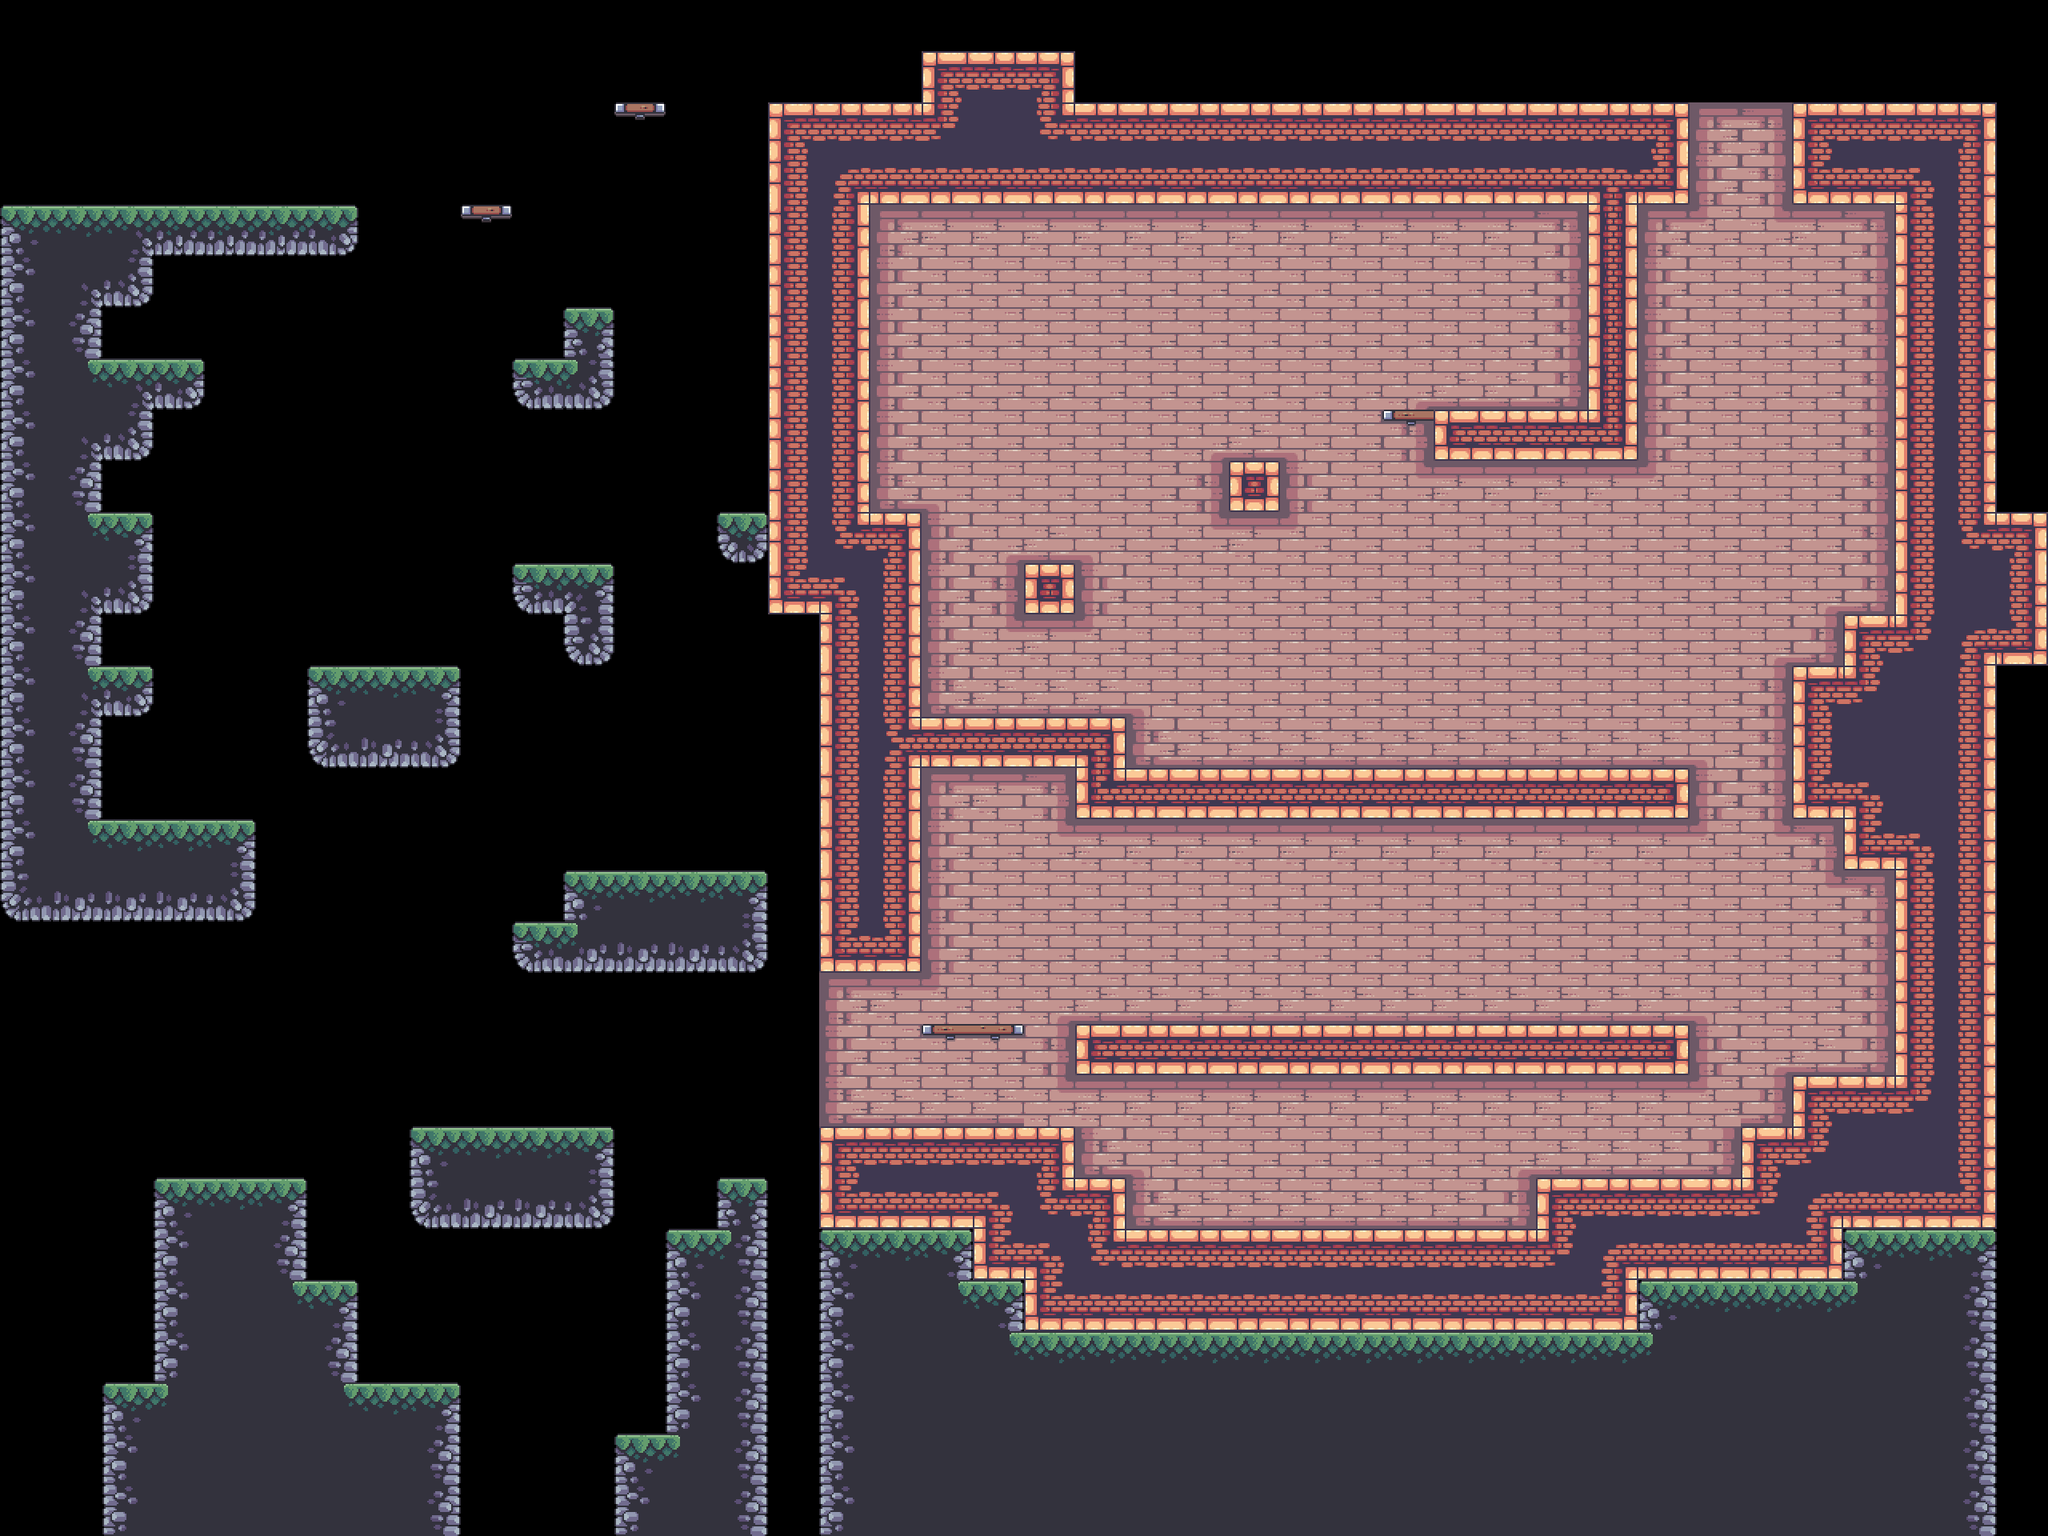

This is a level from a 2D game, rendered from its Tiled map with the project's own tilesets. A one-line summary and the map file follow, with tile-layer data summarised:
An orthogonal 40x30 tile map with 64x64 px tiles, 4 tile layers (BG, Terrain, Platforms, FG), 8 tilesets and 134 objects (26x floor_spike, 23x static, 19x silver, 12x candle, 7x saw, ...).

<map version="1.10" tiledversion="1.11.2" orientation="orthogonal" renderorder="right-down" width="40" height="30" tilewidth="64" tileheight="64" infinite="0" nextlayerid="14" nextobjectid="250">
 <tileset firstgid="1" source="../tilesets/items.tsx" />
 <tileset firstgid="6" source="../tilesets/extra.tsx" />
 <tileset firstgid="72" source="../tilesets/enemies.tsx" />
 <tileset firstgid="72" source="../tilesets/grass.tsx" />
 <tileset firstgid="77" source="../tilesets/outside.tsx" />
 <tileset firstgid="125" source="../tilesets/inside.tsx" />
 <tileset firstgid="221" source="../tilesets/objects.tsx" />
 <tileset firstgid="249" source="../tilesets/platforms.tsx" />
 <layer id="9" name="BG" width="40" height="30">
  <data>[1200 cells, 379 non-empty, 13 distinct tile ids]</data>
 </layer>
 <objectgroup id="12" name="BG details" class="window">
  <object id="180" name="static" gid="240" x="1606.33" y="1537.67" width="14" height="34" />
  <object id="181" name="static" gid="241" x="1808" y="1538.67" width="30" height="14" />
  <object id="182" name="static" gid="242" x="1535" y="1538.67" width="14" height="28" />
  <object id="183" name="static" gid="243" x="1472" y="1538.33" width="24" height="14" />
  <object id="184" name="static" gid="244" x="1856" y="960" width="42" height="44" />
  <object id="185" name="static" gid="245" x="1816.33" y="1536" width="42" height="44" />
  <object id="186" name="static" gid="244" x="2240" y="832" width="42" height="44" />
  <object id="188" name="static" gid="235" x="1728" y="1536" width="42" height="32" />
  <object id="189" name="static" gid="248" x="1152" y="896" width="82" height="98" />
  <object id="190" name="candle" gid="236" x="1216" y="1088" width="64" height="64" />
  <object id="191" name="candle" gid="236" x="1600" y="1408" width="64" height="64" />
  <object id="192" name="candle" gid="236" x="1856" y="1408" width="64" height="64" />
  <object id="193" name="candle" gid="236" x="2176" y="1280" width="64" height="64" />
  <object id="194" name="candle" gid="236" x="1280" y="576" width="64" height="64" />
  <object id="195" name="candle" gid="236" x="1536" y="448" width="64" height="64" />
  <object id="196" name="candle" gid="236" x="1792" y="832" width="64" height="64" />
  <object id="197" name="candle" gid="236" x="1536" y="832" width="64" height="64" />
  <object id="198" name="candle" gid="236" x="2048" y="832" width="64" height="64" />
  <object id="199" name="big_chain" gid="238" x="1792" y="700" width="64" height="116" />
  <object id="200" name="big_chain" gid="238" x="1280" y="1084" width="64" height="116" />
  <object id="201" name="small_chain" gid="239" x="1408" y="1088" width="64" height="62" />
  <object id="202" name="big_chain" gid="238" x="1536" y="1148" width="64" height="116" />
  <object id="203" name="big_chain" gid="238" x="1728" y="1148" width="64" height="116" />
  <object id="204" name="small_chain" gid="239" x="1664" y="1088" width="64" height="62" />
  <object id="205" name="small_chain" gid="239" x="1920" y="1088" width="64" height="62" />
  <object id="206" name="static" gid="244" x="1984" y="1280" width="42" height="44" />
  <object id="207" name="static" gid="240" x="1664" y="1280" width="14" height="34" />
  <object id="208" name="static" gid="245" x="1920" y="1280" width="42" height="44" />
  <object id="209" name="static" gid="243" x="1473.5" y="1280" width="24" height="14" />
  <object id="210" name="static" gid="243" x="1692" y="1282" width="24" height="14" />
  <object id="211" name="candle" gid="236" x="1408" y="1152" width="64" height="64" />
  <object id="213" name="candle" gid="236" x="1664" y="1152" width="64" height="64" />
  <object id="215" name="candle" gid="236" x="1920" y="1152" width="64" height="64" />
  <object id="222" name="window" gid="237" x="1728" y="384" width="64" height="64" />
  <object id="223" name="window" gid="237" x="1216" y="448" width="64" height="64" />
  <object id="224" name="static" gid="235" x="1792" y="960" width="42" height="32" />
  <object id="225" name="static" gid="245" x="1536" y="960" width="42" height="44" />
  <object id="226" name="static" gid="241" x="1552" y="962.67" width="30" height="14" />
  <object id="228" name="static" gid="243" x="1856" y="960" width="24" height="14" />
  <object id="230" name="static" gid="235" x="1175.75" y="1279.25" width="42" height="32" />
  <object id="231" name="static" gid="245" x="1233.5" y="1279.5" width="42" height="44" />
  <object id="232" name="static" gid="243" x="1221.75" y="1279.75" width="24" height="14" />
  <object id="233" name="static" gid="247" x="1547.33" y="1523.67" width="52" height="178" />
  <object id="234" name="static" gid="247" x="1792" y="1523.33" width="52" height="178" />
  <object id="240" name="small_chain" gid="239" x="1525" y="1090.5" width="64" height="62" />
 </objectgroup>
 <layer id="1" name="Terrain" width="40" height="30">
  <data>[1200 cells, 455 non-empty, 47 distinct tile ids]</data>
 </layer>
 <layer id="5" name="Platforms" width="40" height="30">
  <data>[1200 cells, 5 non-empty, 3 distinct tile ids]</data>
 </layer>
 <layer id="10" name="FG" width="40" height="30">
  <data>[1200 cells, 0 non-empty, 0 distinct tile ids]</data>
 </layer>
 <objectgroup id="4" name="Objects">
  <!-- 45 objects omitted --></objectgroup>
 <objectgroup id="13" name="Moving Objects">
  <!-- 4 objects omitted --></objectgroup>
 <objectgroup id="7" name="Items">
  <!-- 26 objects omitted --></objectgroup>
 <objectgroup id="6" name="Enemies">
  <!-- 12 objects omitted --></objectgroup>
 <objectgroup id="2" name="Water">
  <!-- 1 objects omitted --></objectgroup>
 <objectgroup id="8" name="Data">
  <!-- 1 objects omitted --></objectgroup>
</map>
<!-- 89 of 134 objects omitted -->
